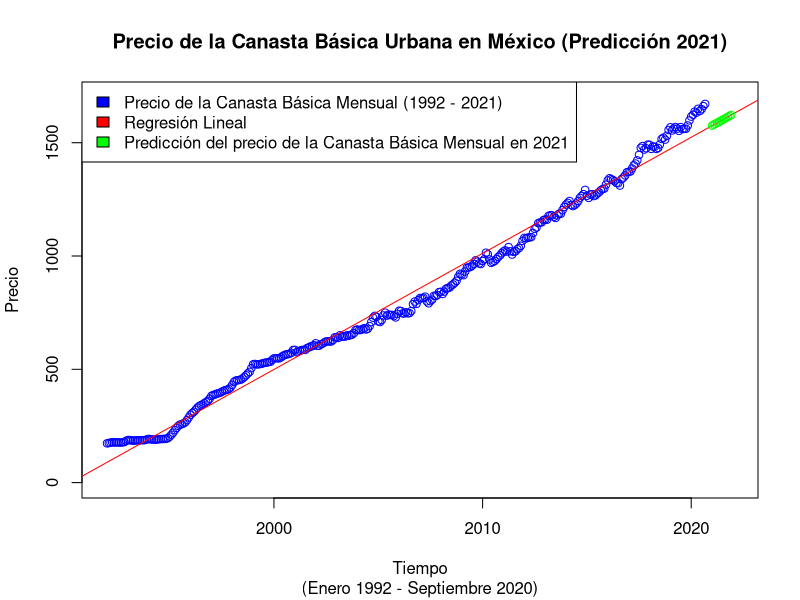
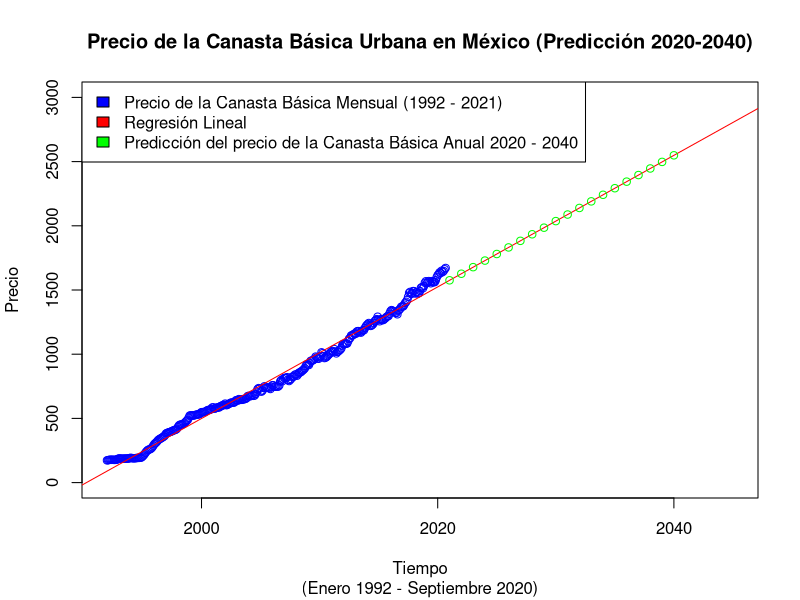

The R script that drew these images, in order:
# Regresion lineal de los precios de la canasta alimentaria urbana en mexico de 1992 a 2020
#Autor: Agustin Quitanar


################################################## OBTENER DATOS DEL CSV ####################################################
# SOURCE CSV: https://www.coneval.org.mx/Medicion/MP/Paginas/Lineas-de-bienestar-y-canasta-basica.aspx
getwd()
setwd("/Users/agusquintanar/Desktop/DESKTOP/TEC/FIFTH SEMESTER/ADVANCED DB/BasicFoodBasketPrice-Mexico-LinearRegression")

datos.canasta.alimentaria <- read.csv("precio_canasta_alimentaria_mexico.csv", stringsAsFactors = F)
str(datos.canasta.alimentaria)

datos.canasta.alimentaria.mtx <- matrix(datos.canasta.alimentaria)
datos.canasta.alimentaria.mtx

datos.canasta.alimentaria.mtx.nbr <- as.numeric(as.character(unlist(datos.canasta.alimentaria.mtx[2])))


################################################## OBTENER REGRESION LINEAL ##################################################

tiempo<- seq(as.Date("1992-1-1"), as.Date("2020-9-1"), by = "months")
length(tiempo)

formula.pcb <- datos.canasta.alimentaria.mtx.nbr ~  tiempo #formula precio canasta basica

lm.canasta.alimentaria <- lm(formula=formula.pcb) #modelo lineal (regresion lineal)
summary(lm.canasta.alimentaria)


########################################## PREDICCION PRECIO CANASTA EN 2021 MENSUAL #########################################

seq.2021 <- seq(as.Date("2021-1-1"), as.Date("2021-12-1"), by = "months")
df.prediccion.pcb.del.2021 <- data.frame(tiempo=seq.2021)
df.prediccion.pcb.del.2021

prediccion.pcb.2021 <- predict(lm.canasta.alimentaria, df.prediccion.pcb.del.2021)
prediccion.pcb.2021.df <- data.frame(tiempo=seq.2021, precio=prediccion.pcb.2021) # para estetica
prediccion.pcb.2021.df

######################################  GRAFICAR PREDICCION PRECIO CANASTA EN 2021 MENSUAL ####################################
plot(tiempo,
     datos.canasta.alimentaria.mtx.nbr, 
     main="Precio de la Canasta Básica Urbana en México (Predicción 2021)",
     sub="(Enero 1992 - Septiembre 2020)",
     xlab="Tiempo",
     ylab="Precio",
     col="blue",
     xlim=c(as.Date("1992-1-1"), as.Date("2022-1-1")),
     ylim=c(0, 1700)
     )
legend("topleft",
       c("Precio de la Canasta Básica Mensual (1992 - 2021)",
         "Regresión Lineal", 
         "Predicción del precio de la Canasta Básica Mensual en 2021"),
       fill=c("blue","red","green")
)
abline(lm(datos.canasta.alimentaria.mtx.nbr  ~  tiempo), col="red")
points(seq.2021, prediccion.pcb.2021, col="green")


########################################## PREDICCION PRECIO CANASTA EN EN 20 ANIOS ###########################################

seq.sig.20.anios <- seq(as.Date("2021-1-1"), as.Date("2040-1-1"), by = "years")
df.prediccion.sig.20.anios <- data.frame(tiempo=seq.sig.20.anios)
df.prediccion.sig.20.anios

prediccion.pcb.sig.20.anios <- predict(lm.canasta.alimentaria, df.prediccion.sig.20.anios)
prediccion.pcb.sig.20.anios.df <- data.frame(tiempo=seq.sig.20.anios, precio=prediccion.pcb.sig.20.anios) # para estetica
prediccion.pcb.sig.20.anios.df

######################################  GRAFICAR PREDICCION PRECIO CANASTA EN 20 ANIOS #######################################

plot(tiempo,
     datos.canasta.alimentaria.mtx.nbr, 
     main="Precio de la Canasta Básica Urbana en México (Predicción 2020-2040)",
     sub="(Enero 1992 - Septiembre 2020)",
     xlab="Tiempo",
     ylab="Precio",
     col="blue",
     xlim=c(as.Date("1992-1-1"), as.Date("2045-1-1")),
     ylim=c(0, 3000)
)
legend("topleft",
       c("Precio de la Canasta Básica Mensual (1992 - 2021)",
         "Regresión Lineal", 
         "Predicción del precio de la Canasta Básica Anual 2020 - 2040"),
       fill=c("blue","red","green")
)
abline(lm(datos.canasta.alimentaria.mtx.nbr  ~  tiempo), col="red")
points(seq.sig.20.anios, prediccion.pcb.sig.20.anios, col="green")

#############################################################################################################################
